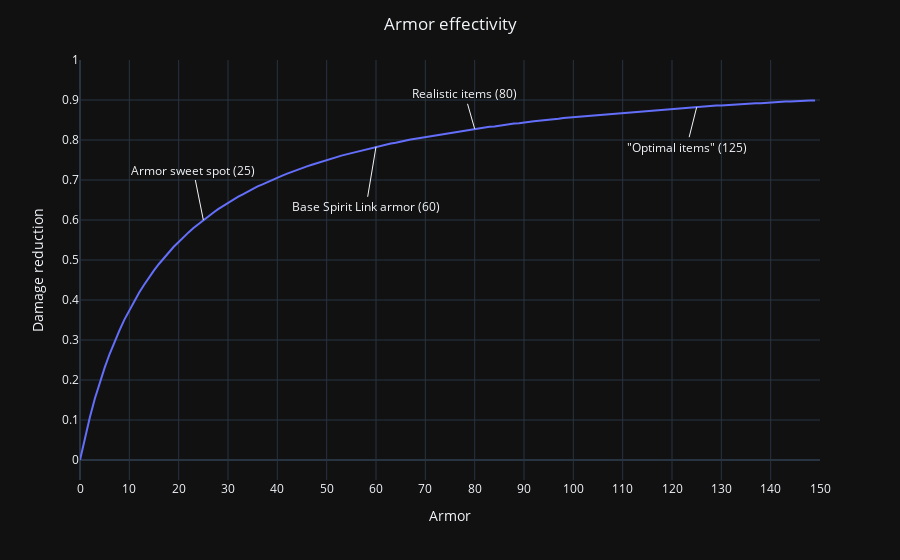

This figure's notebook cell:
### Code cell
fig = px.line(x=x_armor,y=y_multipliers, template = "plotly_dark")
fig.update_layout(
    title = "Armor effectivity",
    title_x=0.5,
    xaxis_title = "Armor",
    yaxis_title = "Damage reduction",
    xaxis = dict(
        dtick = 10,
        range = [0,150]
    ),
    yaxis = dict(
        dtick = 0.1,
        range = [-0.05,1]
    )
)

fig.add_annotation(x=25, y=0.6, text = "Armor sweet spot (25)",ay=-50)
fig.add_annotation(x=60, y=0.783, text = "Base Spirit Link armor (60)", ay=60)
fig.add_annotation(x=80, y=0.828, text = "Realistic items (80)",ay=-35)
fig.add_annotation(x=125, y=0.882, text = "\"Optimal items\" (125)", ay=40)

### Figure 1 — Plotly figure (JSON) as saved in the notebook; plotly's stock layout.template omitted (floating-point values rounded to 4 significant figures; data arrays with more than 128 entries replaced by an {"elided": "..."} marker saying what was removed)
{"data": [{"hovertemplate": "x=%{x}<br>y=%{y}<extra></extra>", "legendgroup": "", "line": {"color": "#636efa", "dash": "solid"}, "mode": "lines", "name": "", "orientation": "v", "showlegend": false, "type": "scatter", "x": {"elided": "150 int values"}, "xaxis": "x", "y": {"elided": "150 float values"}, "yaxis": "y"}], "layout": {"annotations": [{"ay": -50, "text": "Armor sweet spot (25)", "x": 25, "y": 0.6}, {"ay": 60, "text": "Base Spirit Link armor (60)", "x": 60, "y": 0.783}, {"ay": -35, "text": "Realistic items (80)", "x": 80, "y": 0.828}, {"ay": 40, "text": "\"Optimal items\" (125)", "x": 125, "y": 0.882}], "legend": {"tracegroupgap": 0}, "margin": {"t": 60}, "title": {"text": "Armor effectivity", "x": 0.5}, "xaxis": {"anchor": "y", "domain": [0, 1], "dtick": 10, "range": [0, 150], "title": {"text": "Armor"}}, "yaxis": {"anchor": "x", "domain": [0, 1], "dtick": 0.1, "range": [-0.05, 1], "title": {"text": "Damage reduction"}}}}
